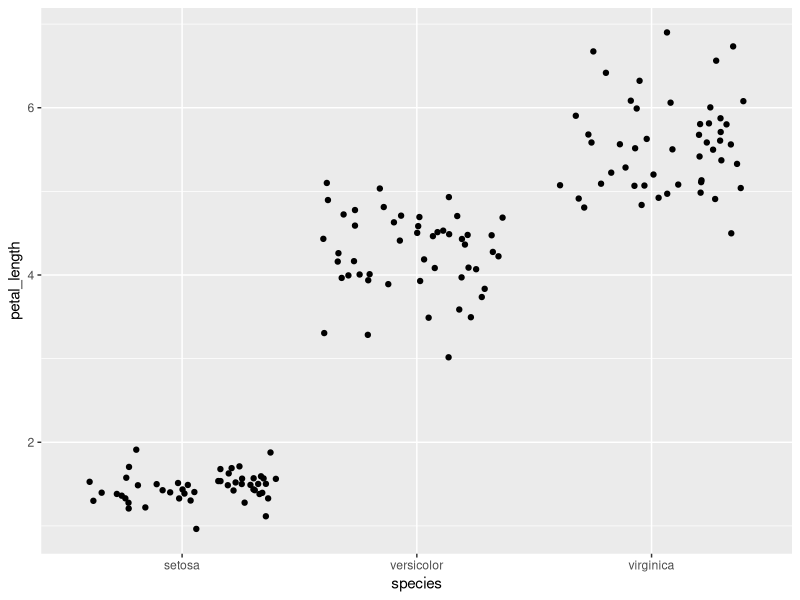
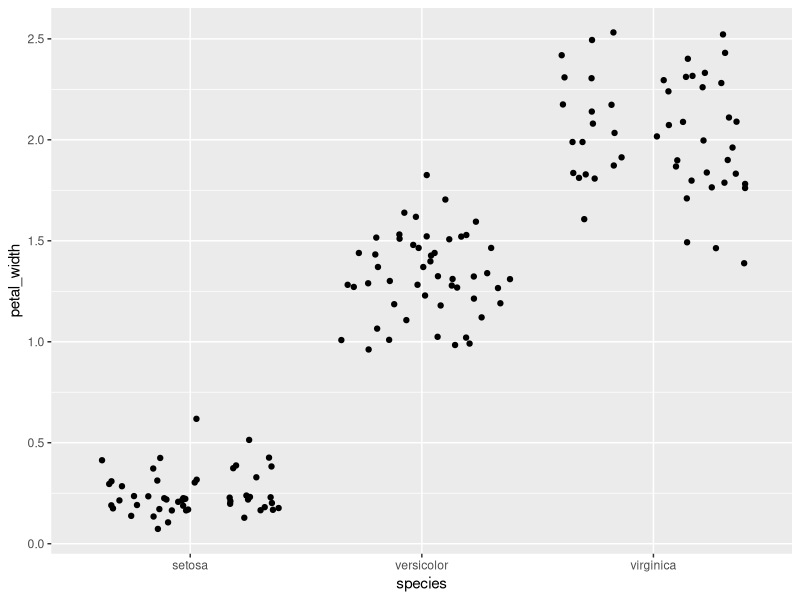

The R source for these figures, in order: (Note: this script raises an error after producing the figures.)

# New Packages ------------------------------------------------------------
library(tidyverse)


iris <- as_tibble(iris)


# Question #1 -------------------------------------------------------------

iris_pt2 <- rename(iris, sepal_length = Sepal.Length,
                   sepal_width = Sepal.Width, 
                   petal_length = Petal.Length,
                   petal_width =  Petal.Width,
                   species = Species)

# Question #2 -------------------------------------------------------------

a1 <- select(iris_pt2, sepal_length, sepal_width, petal_length, petal_width, species)
mutate(a1,  sepal_length = sepal_length * 10,
       sepal_width = sepal_width * 10, 
       petal_length = petal_length * 10, 
       petal_width = petal_width * 10)

# Question #3 -------------------------------------------------------------

a3 <- mutate(a1, sepal_area = sepal_length * sepal_width, 
             petal_area = petal_length * petal_width )
a4 <- select(a3, sepal_area, petal_area)

# Question 4 --------------------------------------------------------------
d2 <- select(a1, sepal_length)

summarize (a1,
           sampl_size= n(),
           max_sepal.length = max(sepal_length),
           min_sepal.length = min(sepal_length),
           range_sepal.length = range(max_sepal.length - min_sepal.length),         
           median_sepal_length = median(sepal_length),         
           first_quartile_sepal_length = quantile(sepal_length, probs = 0.25),
           IQR_sepal_length = IQR(sepal_length))


# Question 5 --------------------------------------------------------------
Petals_grouped <- group_by(iris, Petal.Width)
summarize (iris,
           sample_size = n(),
           mean = mean(Petal.Width),
           sd = sd(Petal.Width),
           var = var(Petal.Width),
           stderr = sd(Petal.Width) / sqrt(sample_size),
           ci_upper = mean + 2 * stderr,
           ci_lower = mean - 2* stderr
           
)

# Question #6 -------------------------------------------------------------

ggplot(data = a1) + geom_jitter(aes(y = petal_length, x = species)) 

# Question #7 -------------------------------------------------------------
ggplot(data = a1) + 
  geom_jitter(mapping =  aes( y = petal_width, x = species))
Width_summary <-
  summarize(
    Petals_grouped,
    petal_mean = mean(Petal.Width),
    petal_sem = mean(petal_mean) / sqrt(n()),
    ci_upper_limit = petal_mean + 1.96 * petal_sem,
    ci_lower_limit = petal_mean - 1.96 * petal_sem
  )
Width_summary




ggplot(data = a1) +
  geom_jitter(mapping = aes(x = species, y = petal_width), alpha = .1) +
  
  geom_crossbar(
    data = Width_summary, 
    mapping = aes(x = species, y = petal_mean, ymax = ci_upper_limit, 
                  ymin = ci_lower_limit),
    color = "red"
  )

# Question 8 --------------------------------------------------------------

ggplot(data = a1) +
  geom_point(mapping = aes(x = petal_length, y = petal_width, color = species), alpha = 0.1)
